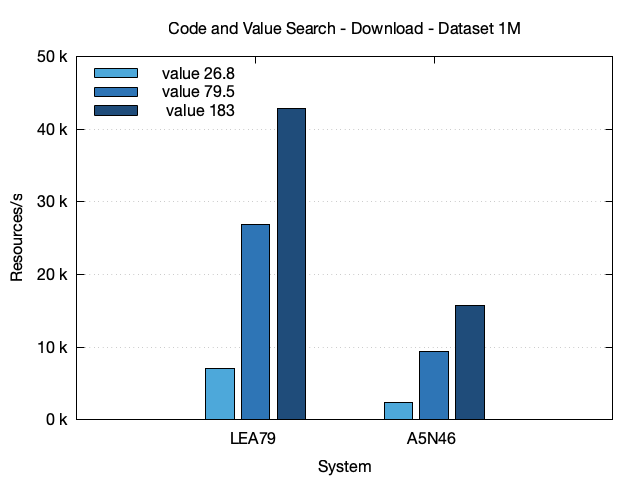

Write the gnuplot code that produced this figure.
# Set the terminal to PNG and specify the output file
set terminal pngcairo enhanced font 'Helvetica Neue,12'
set output 'code-value-search-download-1M.png'

# Set the data separator and skip the header
set datafile separator "|"
set style data histograms
set style histogram clustered
set style fill solid border -1
set boxwidth 0.8
set key left top reverse

# Define x-axis and y-axis labels
set title "Code and Value Search - Download - Dataset 1M"
set xlabel 'System'
set ylabel 'Resources/s'
set format y "%.0f k"
set yrange [0:50]

# Define grid
set grid ytics

# Define line styles and colors for each value
set style line 1 lc rgb '#4DA8DA'
set style line 2 lc rgb '#2E75B6'
set style line 3 lc rgb '#1F4C7A'

# Plot the data
plot 'code-value-search-download-1M.txt' using 4:xtic(2) every 3 ls 1 title 'value 26.8', \
     'code-value-search-download-1M.txt' using 4:xtic(2) every 3::1 ls 2 title 'value 79.5', \
     'code-value-search-download-1M.txt' using 4:xtic(2) every 3::2 ls 3 title 'value 183'
